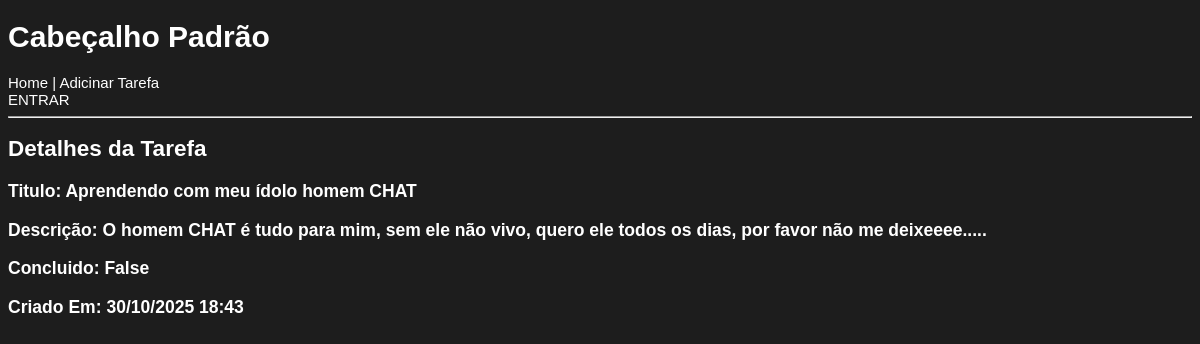
Page /tarefas/tarefa/4/ on the committed database.
### tarefas/models.py (models this page shows, shortened)
class Tarefa(models.Model):
    titulo = models.CharField(max_length=100) #Titulo da tarefa com limite de 100 caracteres
    descricao = models.TextField(blank=True) #Descrição detralhada da tarefa, pode ser deixada em branco
    concluida = models.BooleanField(default=False) #Indica se a tarefa foi concluida.
    criada_em = models.DateTimeField(auto_now_add=True) #Data e Hora em que a tarefa foi criada
    usuario = models.ForeignKey(User, on_delete=models.CASCADE) #Relaciona a tarefa a um usuário específico
    etiquetas = models.ManyToManyField(Etiqueta, blank=True) #Relaciona a tarefa a múltiplas etiquetas, pode ser deixada em branco
    class Meta:
        permissions = [
            ("can_view_all_tarefas", "Can view tasks from all users")
        ]

### tarefas/views.py (the view)
# urls.py: path('tarefa/<int:id>/', views.tarefa, name='individual'),
def tarefa(request, id):
    tarefa = get_object_or_404(Tarefa, pk=id)
    return render(request, 'tarefas/tarefa.html', {'tarefa' : tarefa})

### tarefas/templates/tarefas/tarefa.html (shortened to what this page needs)
{% extends 'tarefas/base.html' %}
    {% block corpo %}
    <h2>Detalhes da Tarefa</h2>
    <h3>Titulo: {{ tarefa.titulo }}</h3>
    <h3>Descrição: {{ tarefa.descricao }}</h3>
    <h3>Concluido: {{ tarefa.concluida }}</h3>
    <h3>Criado Em: {{ tarefa.criada_em|date:'d/n/Y H:i' }}</h3>
    {% endblock %}

### tarefas/static/tarefas/style.css (style rules this page uses)
body { font-family: Arial, Helvetica, sans-serif; font-size: 15px; background-color: #1d1d1d; color: #FFFF; }
h1, h2, h3 { font-weight: bold; }

### rows in the picture
Tarefa: titulo "Aprendendo com meu ídolo homem CHAT", descricao "O homem CHAT é tudo para mim, sem ele não vivo, quero ele todos os dias, por favor não me deixeeee.....", concluida "False", criada_em "30/10/2025 18:43"
